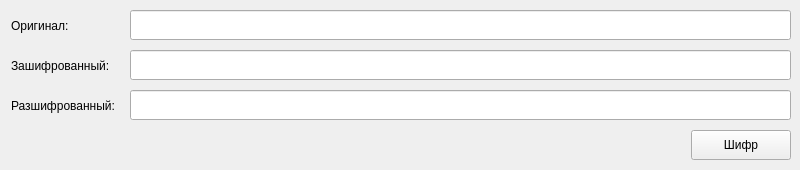
<?xml version="1.0" encoding="UTF-8"?>
<ui version="4.0">
 <class>MainWindow</class>
 <widget class="QMainWindow" name="MainWindow">
  <property name="geometry">
   <rect>
    <x>0</x>
    <y>0</y>
    <width>800</width>
    <height>170</height>
   </rect>
  </property>
  <property name="windowTitle">
   <string>MainWindow</string>
  </property>
  <widget class="QWidget" name="centralwidget">
   <widget class="QLineEdit" name="decrypt_Edit">
    <property name="geometry">
     <rect>
      <x>130</x>
      <y>90</y>
      <width>661</width>
      <height>30</height>
     </rect>
    </property>
    <property name="readOnly">
     <bool>true</bool>
    </property>
   </widget>
   <widget class="QPushButton" name="crypt_Button">
    <property name="geometry">
     <rect>
      <x>691</x>
      <y>130</y>
      <width>100</width>
      <height>30</height>
     </rect>
    </property>
    <property name="text">
     <string>Шифр</string>
    </property>
   </widget>
   <widget class="QLabel" name="label_2">
    <property name="geometry">
     <rect>
      <x>11</x>
      <y>50</y>
      <width>121</width>
      <height>31</height>
     </rect>
    </property>
    <property name="text">
     <string>Зашифрованный:</string>
    </property>
   </widget>
   <widget class="QLabel" name="label_3">
    <property name="geometry">
     <rect>
      <x>11</x>
      <y>90</y>
      <width>121</width>
      <height>31</height>
     </rect>
    </property>
    <property name="text">
     <string>Разшифрованный:</string>
    </property>
   </widget>
   <widget class="QLineEdit" name="crypt_Edit">
    <property name="geometry">
     <rect>
      <x>130</x>
      <y>50</y>
      <width>661</width>
      <height>30</height>
     </rect>
    </property>
    <property name="readOnly">
     <bool>true</bool>
    </property>
   </widget>
   <widget class="QLabel" name="label">
    <property name="geometry">
     <rect>
      <x>11</x>
      <y>10</y>
      <width>121</width>
      <height>31</height>
     </rect>
    </property>
    <property name="text">
     <string>Оригинал:</string>
    </property>
   </widget>
   <widget class="QLineEdit" name="orig_Edit">
    <property name="geometry">
     <rect>
      <x>130</x>
      <y>10</y>
      <width>661</width>
      <height>30</height>
     </rect>
    </property>
   </widget>
  </widget>
 </widget>
 <resources/>
 <connections/>
</ui>
